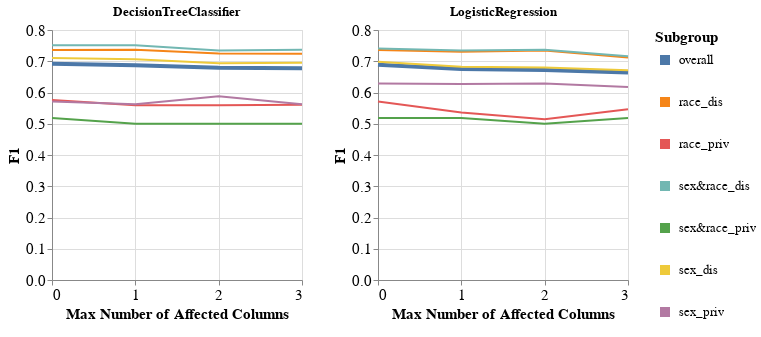

The cell this chart's notebook holds for it:
### Code cell
visualizer.create_subgroups_grid_pct_lines_per_model_plot(subgroup_metric='F1',
                                                          target_preprocessing_technique=PREPROCESSING_TECHNIQUES[0],
                                                          model_names=MODEL_NAMES,
                                                          mode='max_num_columns')

### Figure 1 — Vega-Lite specification as saved in the notebook (floating-point values rounded to 4 significant figures)
{"config": {"view": {"continuousWidth": 400, "continuousHeight": 300}, "axis": {"labelFontSize": 15, "titleFontSize": 15}, "legend": {"labelFontSize": 13, "symbolStrokeWidth": 10, "titleFontSize": 15}}, "vconcat": [{"hconcat": [{"mark": "line", "encoding": {"color": {"field": "Subgroup", "type": "nominal"}, "strokeWidth": {"condition": {"value": 4, "test": "datum.Subgroup == 'overall'"}, "value": 2}, "x": {"axis": {"tickMinStep": 1}, "field": "Percentage", "title": "Max Number of Affected Columns", "type": "quantitative"}, "y": {"field": "Metric_Value", "title": "F1", "type": "quantitative"}}, "height": 250, "title": "DecisionTreeClassifier", "width": 250}, {"data": {"name": "data-e674417b4b1e7dfc1d04d4eec7004b6b"}, "mark": "line", "encoding": {"color": {"field": "Subgroup", "type": "nominal"}, "strokeWidth": {"condition": {"value": 4, "test": "datum.Subgroup == 'overall'"}, "value": 2}, "x": {"axis": {"tickMinStep": 1}, "field": "Percentage", "title": "Max Number of Affected Columns", "type": "quantitative"}, "y": {"field": "Metric_Value", "title": "F1", "type": "quantitative"}}, "height": 250, "title": "LogisticRegression", "width": 250}]}], "data": {"name": "data-188ed54f88e8f67a18cc00995d20955f"}, "$schema": "https://vega.github.io/schema/vega-lite/v4.17.0.json", "datasets": {"data-188ed54f88e8f67a18cc00995d20955f": [{"Model_Name": "DecisionTreeClassifier", "Test_Set_Index": 0.0, "Metric": "F1", "Subgroup": "overall", "Num_Estimators": 10.0, "Metric_Value": 0.6918, "Percentage": 0.0}, {"Model_Name": "DecisionTreeClassifier", "Test_Set_Index": 0.0, "Metric": "F1", "Subgroup": "race_dis", "Num_Estimators": 10.0, "Metric_Value": 0.7362, "Percentage": 0.0}, {"Model_Name": "DecisionTreeClassifier", "Test_Set_Index": 0.0, "Metric": "F1", "Subgroup": "race_priv", "Num_Estimators": 10.0, "Metric_Value": 0.5758, "Percentage": 0.0}, {"Model_Name": "DecisionTreeClassifier", "Test_Set_Index": 0.0, "Metric": "F1", "Subgroup": "sex&race_dis", "Num_Estimators": 10.0, "Metric_Value": 0.7508, "Percentage": 0.0}, {"Model_Name": "DecisionTreeClassifier", "Test_Set_Index": 0.0, "Metric": "F1", "Subgroup": "sex&race_priv", "Num_Estimators": 10.0, "Metric_Value": 0.5185, "Percentage": 0.0}, {"Model_Name": "DecisionTreeClassifier", "Test_Set_Index": 0.0, "Metric": "F1", "Subgroup": "sex_dis", "Num_Estimators": 10.0, "Metric_Value": 0.7101, "Percentage": 0.0}, {"Model_Name": "DecisionTreeClassifier", "Test_Set_Index": 0.0, "Metric": "F1", "Subgroup": "sex_priv", "Num_Estimators": 10.0, "Metric_Value": 0.5714, "Percentage": 0.0}, {"Model_Name": "DecisionTreeClassifier", "Test_Set_Index": 1.0, "Metric": "F1", "Subgroup": "overall", "Num_Estimators": 10.0, "Metric_Value": 0.6872, "Percentage": 1.0}, {"Model_Name": "DecisionTreeClassifier", "Test_Set_Index": 1.0, "Metric": "F1", "Subgroup": "race_dis", "Num_Estimators": 10.0, "Metric_Value": 0.7371, "Percentage": 1.0}, {"Model_Name": "DecisionTreeClassifier", "Test_Set_Index": 1.0, "Metric": "F1", "Subgroup": "race_priv", "Num_Estimators": 10.0, "Metric_Value": 0.5588, "Percentage": 1.0}, {"Model_Name": "DecisionTreeClassifier", "Test_Set_Index": 1.0, "Metric": "F1", "Subgroup": "sex&race_dis", "Num_Estimators": 10.0, "Metric_Value": 0.7516, "Percentage": 1.0}, {"Model_Name": "DecisionTreeClassifier", "Test_Set_Index": 1.0, "Metric": "F1", "Subgroup": "sex&race_priv", "Num_Estimators": 10.0, "Metric_Value": 0.5, "Percentage": 1.0}, {"Model_Name": "DecisionTreeClassifier", "Test_Set_Index": 1.0, "Metric": "F1", "Subgroup": "sex_dis", "Num_Estimators": 10.0, "Metric_Value": 0.7062, "Percentage": 1.0}, {"Model_Name": "DecisionTreeClassifier", "Test_Set_Index": 1.0, "Metric": "F1", "Subgroup": "sex_priv", "Num_Estimators": 10.0, "Metric_Value": 0.5625, "Percentage": 1.0}, {"Model_Name": "DecisionTreeClassifier", "Test_Set_Index": 2.0, "Metric": "F1", "Subgroup": "overall", "Num_Estimators": 10.0, "Metric_Value": 0.6789, "Percentage": 2.0}, {"Model_Name": "DecisionTreeClassifier", "Test_Set_Index": 2.0, "Metric": "F1", "Subgroup": "race_dis", "Num_Estimators": 10.0, "Metric_Value": 0.7247, "Percentage": 2.0}, {"Model_Name": "DecisionTreeClassifier", "Test_Set_Index": 2.0, "Metric": "F1", "Subgroup": "race_priv", "Num_Estimators": 10.0, "Metric_Value": 0.5588, "Percentage": 2.0}, {"Model_Name": "DecisionTreeClassifier", "Test_Set_Index": 2.0, "Metric": "F1", "Subgroup": "sex&race_dis", "Num_Estimators": 10.0, "Metric_Value": 0.7342, "Percentage": 2.0}, {"Model_Name": "DecisionTreeClassifier", "Test_Set_Index": 2.0, "Metric": "F1", "Subgroup": "sex&race_priv", "Num_Estimators": 10.0, "Metric_Value": 0.5, "Percentage": 2.0}, {"Model_Name": "DecisionTreeClassifier", "Test_Set_Index": 2.0, "Metric": "F1", "Subgroup": "sex_dis", "Num_Estimators": 10.0, "Metric_Value": 0.6934, "Percentage": 2.0}, {"Model_Name": "DecisionTreeClassifier", "Test_Set_Index": 2.0, "Metric": "F1", "Subgroup": "sex_priv", "Num_Estimators": 10.0, "Metric_Value": 0.5882, "Percentage": 2.0}, {"Model_Name": "DecisionTreeClassifier", "Test_Set_Index": 3.0, "Metric": "F1", "Subgroup": "overall", "Num_Estimators": 10.0, "Metric_Value": 0.6776, "Percentage": 3.0}, {"Model_Name": "DecisionTreeClassifier", "Test_Set_Index": 3.0, "Metric": "F1", "Subgroup": "race_dis", "Num_Estimators": 10.0, "Metric_Value": 0.7241, "Percentage": 3.0}, {"Model_Name": "DecisionTreeClassifier", "Test_Set_Index": 3.0, "Metric": "F1", "Subgroup": "race_priv", "Num_Estimators": 10.0, "Metric_Value": 0.5612, "Percentage": 3.0}, {"Model_Name": "DecisionTreeClassifier", "Test_Set_Index": 3.0, "Metric": "F1", "Subgroup": "sex&race_dis", "Num_Estimators": 10.0, "Metric_Value": 0.7372, "Percentage": 3.0}, {"Model_Name": "DecisionTreeClassifier", "Test_Set_Index": 3.0, "Metric": "F1", "Subgroup": "sex&race_priv", "Num_Estimators": 10.0, "Metric_Value": 0.5, "Percentage": 3.0}, {"Model_Name": "DecisionTreeClassifier", "Test_Set_Index": 3.0, "Metric": "F1", "Subgroup": "sex_dis", "Num_Estimators": 10.0, "Metric_Value": 0.695, "Percentage": 3.0}, {"Model_Name": "DecisionTreeClassifier", "Test_Set_Index": 3.0, "Metric": "F1", "Subgroup": "sex_priv", "Num_Estimators": 10.0, "Metric_Value": 0.5625, "Percentage": 3.0}], "data-e674417b4b1e7dfc1d04d4eec7004b6b": [{"Model_Name": "LogisticRegression", "Test_Set_Index": 0.0, "Metric": "F1", "Subgroup": "overall", "Num_Estimators": 10.0, "Metric_Value": 0.6885, "Percentage": 0.0}, {"Model_Name": "LogisticRegression", "Test_Set_Index": 0.0, "Metric": "F1", "Subgroup": "race_dis", "Num_Estimators": 10.0, "Metric_Value": 0.7356, "Percentage": 0.0}, {"Model_Name": "LogisticRegression", "Test_Set_Index": 0.0, "Metric": "F1", "Subgroup": "race_priv", "Num_Estimators": 10.0, "Metric_Value": 0.5714, "Percentage": 0.0}, {"Model_Name": "LogisticRegression", "Test_Set_Index": 0.0, "Metric": "F1", "Subgroup": "sex&race_dis", "Num_Estimators": 10.0, "Metric_Value": 0.741, "Percentage": 0.0}, {"Model_Name": "LogisticRegression", "Test_Set_Index": 0.0, "Metric": "F1", "Subgroup": "sex&race_priv", "Num_Estimators": 10.0, "Metric_Value": 0.5185, "Percentage": 0.0}, {"Model_Name": "LogisticRegression", "Test_Set_Index": 0.0, "Metric": "F1", "Subgroup": "sex_dis", "Num_Estimators": 10.0, "Metric_Value": 0.6986, "Percentage": 0.0}, {"Model_Name": "LogisticRegression", "Test_Set_Index": 0.0, "Metric": "F1", "Subgroup": "sex_priv", "Num_Estimators": 10.0, "Metric_Value": 0.6286, "Percentage": 0.0}, {"Model_Name": "LogisticRegression", "Test_Set_Index": 1.0, "Metric": "F1", "Subgroup": "overall", "Num_Estimators": 10.0, "Metric_Value": 0.6749, "Percentage": 1.0}, {"Model_Name": "LogisticRegression", "Test_Set_Index": 1.0, "Metric": "F1", "Subgroup": "race_dis", "Num_Estimators": 10.0, "Metric_Value": 0.7304, "Percentage": 1.0}, {"Model_Name": "LogisticRegression", "Test_Set_Index": 1.0, "Metric": "F1", "Subgroup": "race_priv", "Num_Estimators": 10.0, "Metric_Value": 0.5362, "Percentage": 1.0}, {"Model_Name": "LogisticRegression", "Test_Set_Index": 1.0, "Metric": "F1", "Subgroup": "sex&race_dis", "Num_Estimators": 10.0, "Metric_Value": 0.7344, "Percentage": 1.0}, {"Model_Name": "LogisticRegression", "Test_Set_Index": 1.0, "Metric": "F1", "Subgroup": "sex&race_priv", "Num_Estimators": 10.0, "Metric_Value": 0.5185, "Percentage": 1.0}, {"Model_Name": "LogisticRegression", "Test_Set_Index": 1.0, "Metric": "F1", "Subgroup": "sex_dis", "Num_Estimators": 10.0, "Metric_Value": 0.6827, "Percentage": 1.0}, {"Model_Name": "LogisticRegression", "Test_Set_Index": 1.0, "Metric": "F1", "Subgroup": "sex_priv", "Num_Estimators": 10.0, "Metric_Value": 0.6269, "Percentage": 1.0}, {"Model_Name": "LogisticRegression", "Test_Set_Index": 2.0, "Metric": "F1", "Subgroup": "overall", "Num_Estimators": 10.0, "Metric_Value": 0.6722, "Percentage": 2.0}, {"Model_Name": "LogisticRegression", "Test_Set_Index": 2.0, "Metric": "F1", "Subgroup": "race_dis", "Num_Estimators": 10.0, "Metric_Value": 0.7341, "Percentage": 2.0}, {"Model_Name": "LogisticRegression", "Test_Set_Index": 2.0, "Metric": "F1", "Subgroup": "race_priv", "Num_Estimators": 10.0, "Metric_Value": 0.5147, "Percentage": 2.0}, {"Model_Name": "LogisticRegression", "Test_Set_Index": 2.0, "Metric": "F1", "Subgroup": "sex&race_dis", "Num_Estimators": 10.0, "Metric_Value": 0.7368, "Percentage": 2.0}, {"Model_Name": "LogisticRegression", "Test_Set_Index": 2.0, "Metric": "F1", "Subgroup": "sex&race_priv", "Num_Estimators": 10.0, "Metric_Value": 0.5, "Percentage": 2.0}, {"Model_Name": "LogisticRegression", "Test_Set_Index": 2.0, "Metric": "F1", "Subgroup": "sex_dis", "Num_Estimators": 10.0, "Metric_Value": 0.6796, "Percentage": 2.0}, {"Model_Name": "LogisticRegression", "Test_Set_Index": 2.0, "Metric": "F1", "Subgroup": "sex_priv", "Num_Estimators": 10.0, "Metric_Value": 0.6286, "Percentage": 2.0}, {"Model_Name": "LogisticRegression", "Test_Set_Index": 3.0, "Metric": "F1", "Subgroup": "overall", "Num_Estimators": 10.0, "Metric_Value": 0.6639, "Percentage": 3.0}, {"Model_Name": "LogisticRegression", "Test_Set_Index": 3.0, "Metric": "F1", "Subgroup": "race_dis", "Num_Estimators": 10.0, "Metric_Value": 0.7118, "Percentage": 3.0}, {"Model_Name": "LogisticRegression", "Test_Set_Index": 3.0, "Metric": "F1", "Subgroup": "race_priv", "Num_Estimators": 10.0, "Metric_Value": 0.5468, "Percentage": 3.0}, {"Model_Name": "LogisticRegression", "Test_Set_Index": 3.0, "Metric": "F1", "Subgroup": "sex&race_dis", "Num_Estimators": 10.0, "Metric_Value": 0.7157, "Percentage": 3.0}, {"Model_Name": "LogisticRegression", "Test_Set_Index": 3.0, "Metric": "F1", "Subgroup": "sex&race_priv", "Num_Estimators": 10.0, "Metric_Value": 0.5185, "Percentage": 3.0}, {"Model_Name": "LogisticRegression", "Test_Set_Index": 3.0, "Metric": "F1", "Subgroup": "sex_dis", "Num_Estimators": 10.0, "Metric_Value": 0.6715, "Percentage": 3.0}, {"Model_Name": "LogisticRegression", "Test_Set_Index": 3.0, "Metric": "F1", "Subgroup": "sex_priv", "Num_Estimators": 10.0, "Metric_Value": 0.6176, "Percentage": 3.0}]}}
